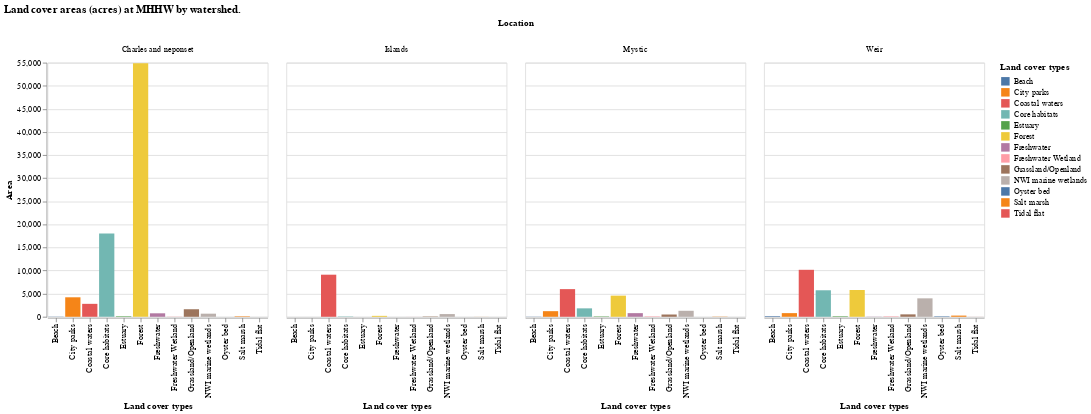

The notebook cell saved with this chart:
### Markdown cell above
Chart 5 Summary:
This chart uses color and position to demonstrate land cover types, bar length to demonstrate value, and position to demonstrate level (high/low). As can be seen in the chart, high level econsystems have higher values than their low level counterparts.

### Code cell
#Land cover areas (acres) at MHHW by watershed.
#Chart 3

alt.Chart(df3).mark_bar().encode(
    x='Land cover types',
    y='Area',
    color='Land cover types',
    column='Location'
).properties(
    title='Land cover areas (acres) at MHHW by watershed.'
)

### Figure 1 — Vega-Lite specification as saved in the notebook (floating-point values rounded to 4 significant figures)
{"config": {"view": {"continuousWidth": 400, "continuousHeight": 300}}, "data": {"name": "data-ada309f7a08a96de0efd801acb5584e3"}, "mark": "bar", "encoding": {"color": {"field": "Land cover types", "type": "nominal"}, "column": {"field": "Location", "type": "nominal"}, "x": {"field": "Land cover types", "type": "nominal"}, "y": {"field": "Area", "type": "quantitative"}}, "title": "Land cover areas (acres) at MHHW by watershed.", "$schema": "https://vega.github.io/schema/vega-lite/v4.17.0.json", "datasets": {"data-ada309f7a08a96de0efd801acb5584e3": [{"Land cover types": "NWI marine wetlands", "Location": "Mystic", "Area": 1299.0}, {"Land cover types": "Salt marsh", "Location": "Mystic", "Area": 46.8}, {"Land cover types": "Freshwater Wetland", "Location": "Mystic", "Area": 94.3}, {"Land cover types": "City parks", "Location": "Mystic", "Area": 1215.0}, {"Land cover types": "Beach", "Location": "Mystic", "Area": 35.25}, {"Land cover types": "Freshwater", "Location": "Mystic", "Area": 786.2}, {"Land cover types": "Oyster bed", "Location": "Mystic", "Area": 0.0}, {"Land cover types": "Estuary", "Location": "Mystic", "Area": 86.48}, {"Land cover types": "Tidal flat", "Location": "Mystic", "Area": 6.68}, {"Land cover types": "Forest", "Location": "Mystic", "Area": 4574.0}, {"Land cover types": "Grassland/Openland", "Location": "Mystic", "Area": 491.0}, {"Land cover types": "Core habitats", "Location": "Mystic", "Area": 1823.0}, {"Land cover types": "Coastal waters", "Location": "Mystic", "Area": 5985.0}, {"Land cover types": "NWI marine wetlands", "Location": "Charles and neponset", "Area": 671.4}, {"Land cover types": "Salt marsh", "Location": "Charles and neponset", "Area": 108.4}, {"Land cover types": "Freshwater Wetland", "Location": "Charles and neponset", "Area": 40.8}, {"Land cover types": "City parks", "Location": "Charles and neponset", "Area": 4218.0}, {"Land cover types": "Beach", "Location": "Charles and neponset", "Area": 40.54}, {"Land cover types": "Freshwater", "Location": "Charles and neponset", "Area": 752.1}, {"Land cover types": "Oyster bed", "Location": "Charles and neponset", "Area": 0.0}, {"Land cover types": "Estuary", "Location": "Charles and neponset", "Area": 115.2}, {"Land cover types": "Tidal flat", "Location": "Charles and neponset", "Area": 5.6}, {"Land cover types": "Forest", "Location": "Charles and neponset", "Area": 54860.0}, {"Land cover types": "Grassland/Openland", "Location": "Charles and neponset", "Area": 1632.0}, {"Land cover types": "Core habitats", "Location": "Charles and neponset", "Area": 18030.0}, {"Land cover types": "Coastal waters", "Location": "Charles and neponset", "Area": 2801.0}, {"Land cover types": "NWI marine wetlands", "Location": "Weir", "Area": 3990.0}, {"Land cover types": "Salt marsh", "Location": "Weir", "Area": 255.7}, {"Land cover types": "Freshwater Wetland", "Location": "Weir", "Area": 99.92}, {"Land cover types": "City parks", "Location": "Weir", "Area": 790.6}, {"Land cover types": "Beach", "Location": "Weir", "Area": 137.0}, {"Land cover types": "Freshwater", "Location": "Weir", "Area": 33.22}, {"Land cover types": "Oyster bed", "Location": "Weir", "Area": 104.7}, {"Land cover types": "Estuary", "Location": "Weir", "Area": 113.8}, {"Land cover types": "Tidal flat", "Location": "Weir", "Area": 10.0}, {"Land cover types": "Forest", "Location": "Weir", "Area": 5794.0}, {"Land cover types": "Grassland/Openland", "Location": "Weir", "Area": 522.5}, {"Land cover types": "Core habitats", "Location": "Weir", "Area": 5737.0}, {"Land cover types": "Coastal waters", "Location": "Weir", "Area": 10170.0}, {"Land cover types": "NWI marine wetlands", "Location": "Islands", "Area": 583.9}, {"Land cover types": "Salt marsh", "Location": "Islands", "Area": 11.72}, {"Land cover types": "Freshwater Wetland", "Location": "Islands", "Area": 11.18}, {"Land cover types": "City parks", "Location": "Islands", "Area": 5.69}, {"Land cover types": "Beach", "Location": "Islands", "Area": 0.34}, {"Land cover types": "Freshwater", "Location": "Islands", "Area": 0.0}, {"Land cover types": "Oyster bed", "Location": "Islands", "Area": 0.0}, {"Land cover types": "Estuary", "Location": "Islands", "Area": 0.0}, {"Land cover types": "Tidal flat", "Location": "Islands", "Area": 5.6}, {"Land cover types": "Forest", "Location": "Islands", "Area": 199.0}, {"Land cover types": "Grassland/Openland", "Location": "Islands", "Area": 73.9}, {"Land cover types": "Core habitats", "Location": "Islands", "Area": 72.6}, {"Land cover types": "Coastal waters", "Location": "Islands", "Area": 9110.0}]}}
